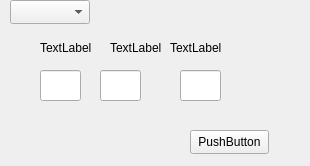
<?xml version="1.0" encoding="UTF-8"?>
<ui version="4.0">
 <class>Form</class>
 <widget class="QWidget" name="Form">
  <property name="geometry">
   <rect>
    <x>0</x>
    <y>0</y>
    <width>310</width>
    <height>166</height>
   </rect>
  </property>
  <property name="windowTitle">
   <string>Form</string>
  </property>
  <widget class="QPushButton" name="pushButton">
   <property name="geometry">
    <rect>
     <x>190</x>
     <y>130</y>
     <width>79</width>
     <height>24</height>
    </rect>
   </property>
   <property name="text">
    <string>PushButton</string>
   </property>
  </widget>
  <widget class="QLabel" name="label">
   <property name="geometry">
    <rect>
     <x>40</x>
     <y>40</y>
     <width>54</width>
     <height>16</height>
    </rect>
   </property>
   <property name="text">
    <string>TextLabel</string>
   </property>
  </widget>
  <widget class="QLabel" name="label_2">
   <property name="geometry">
    <rect>
     <x>110</x>
     <y>40</y>
     <width>54</width>
     <height>16</height>
    </rect>
   </property>
   <property name="text">
    <string>TextLabel</string>
   </property>
  </widget>
  <widget class="QLabel" name="label_3">
   <property name="geometry">
    <rect>
     <x>170</x>
     <y>40</y>
     <width>54</width>
     <height>16</height>
    </rect>
   </property>
   <property name="text">
    <string>TextLabel</string>
   </property>
  </widget>
  <widget class="QLineEdit" name="lineEdit">
   <property name="geometry">
    <rect>
     <x>40</x>
     <y>70</y>
     <width>41</width>
     <height>31</height>
    </rect>
   </property>
  </widget>
  <widget class="QLineEdit" name="lineEdit_2">
   <property name="geometry">
    <rect>
     <x>100</x>
     <y>70</y>
     <width>41</width>
     <height>31</height>
    </rect>
   </property>
  </widget>
  <widget class="QLineEdit" name="lineEdit_3">
   <property name="geometry">
    <rect>
     <x>180</x>
     <y>70</y>
     <width>41</width>
     <height>31</height>
    </rect>
   </property>
  </widget>
  <widget class="QComboBox" name="comboBox">
   <property name="geometry">
    <rect>
     <x>10</x>
     <y>0</y>
     <width>80</width>
     <height>24</height>
    </rect>
   </property>
  </widget>
 </widget>
 <resources/>
 <connections/>
</ui>
